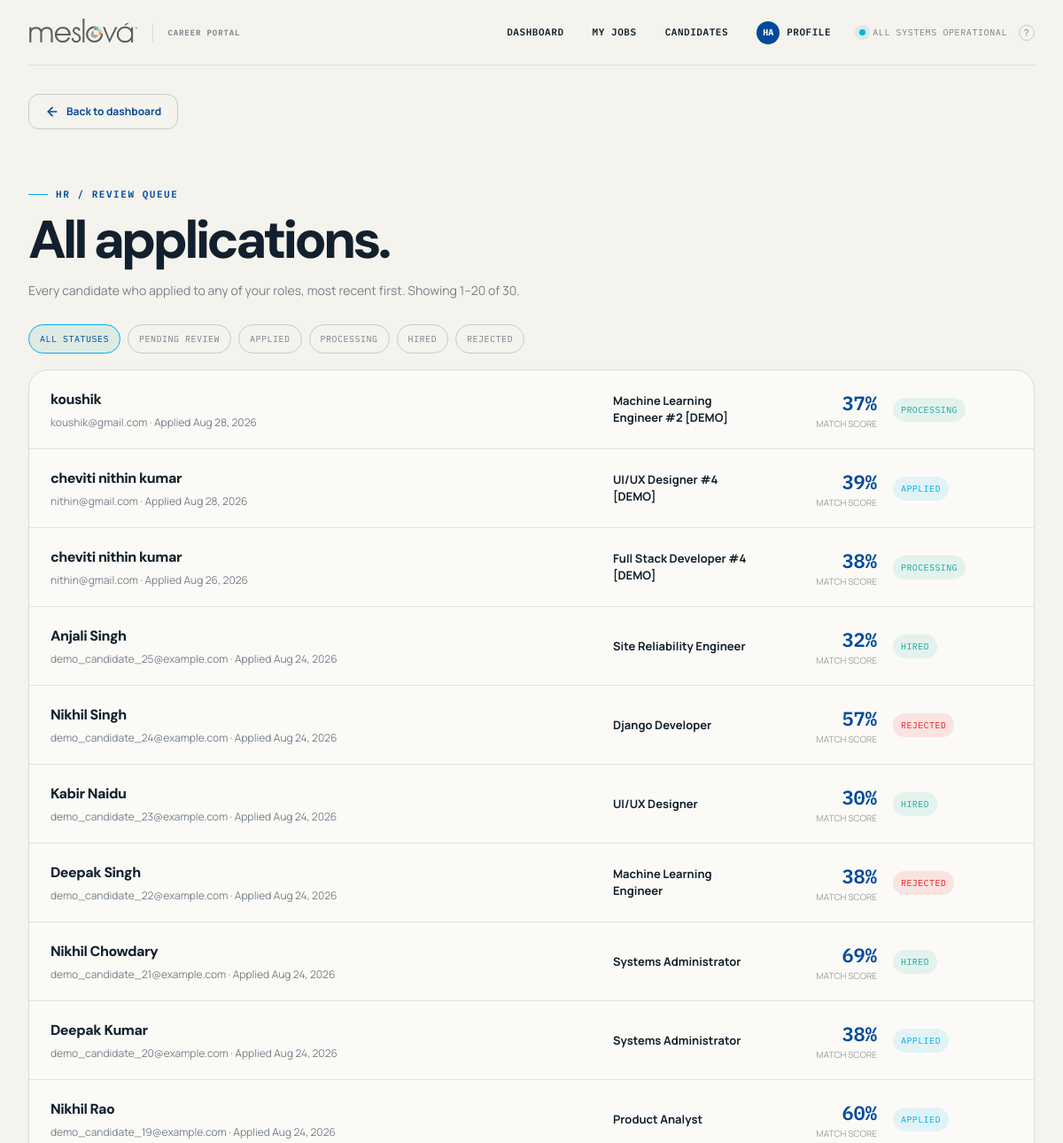
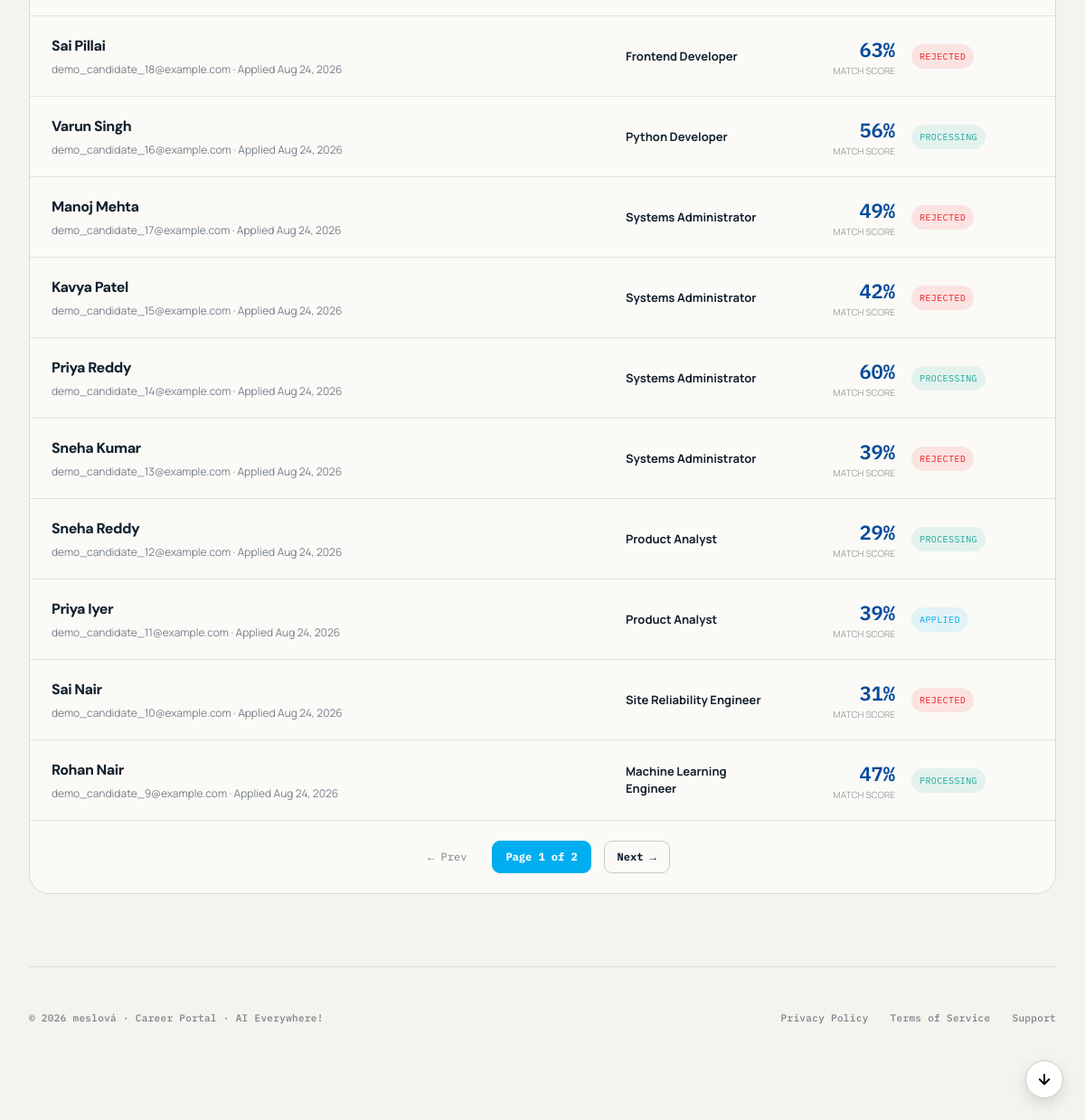
The app's page /hr/applications/ (signed in) with its own data (2 pictures, top to bottom).
### screening/models.py (models this page shows, shortened)
class Application(models.Model):
    STATUS_CHOICES = (
        ('applied', 'Applied'),
        ('processing', 'Processing'),
        ('rejected', 'Rejected'),
        ('hired', 'Hired'),
    )
    job = models.ForeignKey(Job, on_delete=models.CASCADE, related_name='applications')
    candidate = models.ForeignKey(UserProfile, on_delete=models.CASCADE, related_name='applications')
    resume = models.FileField(upload_to='application_resumes/')
    cover_letter = models.TextField(blank=True, null=True)
    match_score = models.FloatField(default=0.0)
    match_details = models.JSONField(blank=True, null=True)
    status = models.CharField(max_length=30, choices=STATUS_CHOICES, default='applied')
    applied_at = models.DateTimeField(auto_now_add=True)
    updated_at = models.DateTimeField(auto_now=True)

class UserProfile(models.Model):
    ROLE_CHOICES = (
        ('hr', 'HR / Recruiter'),
        ('candidate', 'Job Candidate'),
    )
    user = models.OneToOneField(User, on_delete=models.CASCADE, related_name='profile')
    role = models.CharField(max_length=20, choices=ROLE_CHOICES, default='candidate')
    company_name = models.CharField(max_length=255, blank=True, null=True)
    department = models.CharField(max_length=255, blank=True, null=True)
    headline = models.CharField(max_length=255, blank=True, null=True)
    bio = models.TextField(blank=True, null=True)
    skills = models.TextField(blank=True, null=True, help_text="Comma-separated skills")
    experience_years = models.FloatField(default=0.0)
    resume = models.FileField(upload_to='resumes/', blank=True, null=True)
    profile_picture = models.ImageField(upload_to='profile_pics/', blank=True, null=True)
    search_appearances = models.IntegerField(default=0)
    recruiter_actions = models.IntegerField(default=0)
    email_notifications_enabled = models.BooleanField(default=True)
    created_at = models.DateTimeField(auto_now_add=True)
    def get_completion_percentage(self):
        score = 40
        if self.role == 'hr':
            if self.company_name: score += 20
            if self.department: score += 20
            if self.profile_picture: score += 20
        else:
            if self.headline: score += 15
            if self.skills: score += 15
            if self.resume: score += 15
            if self.employment.exists(): score += 15
        return min(score, 100)

class Job(models.Model):
    STATUS_CHOICES = (
        ('open', 'Open'),
        ('closed', 'Closed'),
    )
    title = models.CharField(max_length=255)
    company = models.CharField(max_length=255)
    description = models.TextField()
    requirements = models.TextField(help_text="Key skills and requirements for matcher pipeline")
    location = models.CharField(max_length=255, blank=True, null=True)
    salary_range = models.CharField(max_length=100, blank=True, null=True)
    posted_by = models.ForeignKey(User, on_delete=models.CASCADE, related_name='posted_jobs')
    status = models.CharField(max_length=20, choices=STATUS_CHOICES, default='open')
    created_at = models.DateTimeField(auto_now_add=True)
    is_demo = models.BooleanField(default=False)

### screening/views.py (the view)
# urls.py: path("hr/applications/", views.all_applications, name="all_applications"),
def all_applications(request):
    denial = _require_role(request, 'hr')
    if denial:
        return denial
    applications = Application.objects.filter(job__posted_by=request.user).select_related('candidate__user', 'job').order_by('-applied_at')
    status_filter = request.GET.get('status', '').strip()
    if status_filter == 'pending':
        applications = applications.filter(status__in=['applied', 'processing'])
    elif status_filter in dict(Application.STATUS_CHOICES):
        applications = applications.filter(status=status_filter)
    paginator = Paginator(applications, 20)
    page_obj = paginator.get_page(request.GET.get('page'))
    return render(request, 'screening/all_applications.html', {
        'applications': page_obj,
        'page_obj': page_obj,
        'status_filter': status_filter,
        'total_count': applications.count(),
    })

### screening/views.py (called while the page is built)
def _require_role(request, role):
    if not request.user.is_authenticated:
        return redirect('login')
    try:
        if request.user.profile.role != role:
            return redirect('candidate_dashboard' if role == 'hr' else 'hr_dashboard')
    except UserProfile.DoesNotExist:
        return redirect('landing')
    return None

### screening/templates/screening/all_applications.html (shortened to what this page needs)
{% extends "screening/base.html" %}
{% block content %}
<a href="{% url 'hr_dashboard' %}" class="btn-back">
  <svg viewBox="0 0 24 24" fill="none" stroke="currentColor" stroke-width="2.5" stroke-linecap="round" stroke-linejoin="round"><line x1="19" y1="12" x2="5" y2="12"></line><polyline points="12 19 5 12 12 5"></polyline></svg>
  Back to dashboard
</a>
<section class="page-head">
  <div>
    <span class="eyebrow">HR / Review queue</span>
    <h1>All applications.</h1>
    <p>Every candidate who applied to any of your roles, most recent first.{% if page_obj.paginator.count %} Showing {{ page_obj.start_index }}&ndash;{{ page_obj.end_index }} of {{ page_obj.paginator.count }}.{% endif %}</p>
  </div>
</section>
<div class="filters">
  <a class="filter {% if not status_filter %}active{% endif %}" href="{% url 'all_applications' %}">All statuses</a>
  <a class="filter {% if status_filter == 'pending' %}active{% endif %}" href="?status=pending">Pending review</a>
  <a class="filter {% if status_filter == 'applied' %}active{% endif %}" href="?status=applied">Applied</a>
  <a class="filter {% if status_filter == 'processing' %}active{% endif %}" href="?status=processing">Processing</a>
  <a class="filter {% if status_filter == 'hired' %}active{% endif %}" href="?status=hired">Hired</a>
  <a class="filter {% if status_filter == 'rejected' %}active{% endif %}" href="?status=rejected">Rejected</a>
</div>
<div class="applicant-list">
  {% if applications %}
    {% for application in applications %}
      <a class="applicant-row" href="{% url 'application_detail' application.id %}">
        <div>
          <div class="candidate-name">{{ application.candidate.user.get_full_name|default:application.candidate.user.username }}</div>
          <div class="candidate-sub">{{ application.candidate.user.email }} &middot; Applied {{ application.applied_at|date:"M d, Y" }}</div>
        </div>
        <div class="job-title-col">{{ application.job.title }}</div>
        <div class="score-box"><div class="score-number{% if application.match_details.error %} flagged{% endif %}">{{ application.match_score|floatformat:0 }}%</div><div class="score-label">{% if application.match_details.error %}screening error{% else %}match score{% endif %}</div></div>
        <div class="status-wrap"><span class="status status-{{ application.status }}">{{ application.get_status_display }}</span></div>
      </a>
    {% endfor %}
    {% if page_obj.paginator.num_pages > 1 %}
    <nav class="pagination" aria-label="Application list pages">
      {% if page_obj.has_previous %}<a href="?{% if status_filter %}status={{ status_filter }}&{% endif %}page={{ page_obj.previous_page_number }}">&larr; Prev</a>{% else %}<span class="disabled">&larr; Prev</span>{% endif %}
      <span class="current">Page {{ page_obj.number }} of {{ page_obj.paginator.num_pages }}</span>
      {% if page_obj.has_next %}<a href="?{% if status_filter %}status={{ status_filter }}&{% endif %}page={{ page_obj.next_page_number }}">Next &rarr;</a>{% else %}<span class="disabled">Next &rarr;</span>{% endif %}
    </nav>
    {% endif %}
  {% else %}<div class="empty"><strong>No applications in this view.</strong>Once candidates apply to your roles, they will show up here.</div>{% endif %}
</div>
{% endblock %}

### screening/templates/screening/base.html (shortened to what this page needs)
<!DOCTYPE html>
<html lang="en">
<head>
</head>
<body>
<div class="site-shell {% if request.resolver_match.url_name == 'login' or request.resolver_match.url_name == 'register' or 'password_reset' in request.resolver_match.url_name %}auth-shell{% endif %}">
<div class="wrap">
  {% if request.resolver_match.url_name != 'login' and request.resolver_match.url_name != 'register' and 'password_reset' not in request.resolver_match.url_name %}
  <header class="top">
    {% load static %}
    <a class="brand-lockup" href="{% url 'landing' %}" aria-label="meslová home" style="display: flex; align-items: center; gap: 12px; text-decoration: none;">
      <img src="{% static 'images/meslova-logo.png' %}" alt="meslová logo" style="height: 70px; width: auto; filter: invert(0.15) contrast(1.2);">
      <span style="font-family: var(--mono); font-size: 9px; font-weight: 600; color: var(--muted); letter-spacing: 0.1em; text-transform: uppercase;">Career Portal</span>
    </a>
    <div class="top-status">
      {% if not user.is_authenticated %}
        <a href="{% url 'login' %}" class="nav-link {% if request.resolver_match.url_name == 'login' %}active{% endif %}">LOGIN</a>
        <a href="{% url 'register' %}" class="nav-link {% if request.resolver_match.url_name == 'register' %}active{% endif %}">REGISTRATION</a>
      {% else %}
        {% if user.profile.role == 'hr' %}
          <a href="{% url 'hr_dashboard' %}" class="nav-link {% if request.resolver_match.url_name == 'hr_dashboard' %}active{% endif %}">DASHBOARD</a>
          <a href="{% url 'my_jobs' %}" class="nav-link ">MY JOBS</a>
          <a href="{% url 'talent_pool' %}" class="nav-link {% if request.resolver_match.url_name == 'talent_pool' or request.resolver_match.url_name == 'candidate_directory_profile' %}active{% endif %}">CANDIDATES</a>
        {% endif %}
        <div class="profile-menu-container" style="position: relative; display: inline-block; margin-right: 24px;">
          <button id="profileDropdownBtn" onclick="toggleProfileDropdown()" style="background: none; border: none; cursor: pointer; display: flex; align-items: center; gap: 8px; font: inherit; color: var(--ink); padding: 0;">
            {% if user.profile.profile_picture %}
              <img src="{{ user.profile.profile_picture.url }}" alt="Profile" style="width: 26px; height: 26px; border-radius: 50%; object-fit: cover; border: 1px solid var(--line-strong);">
            {% else %}
              <div style="width: 26px; height: 26px; border-radius: 50%; background: var(--brand-blue); color: white; display: grid; place-items: center; font-size: 10px; font-weight: 700;">{{ user.username|slice:":2"|upper }}</div>
            {% endif %}
            <span style="font-weight: 600; font-size: 11px; letter-spacing: 0.05em;">PROFILE</span>
          </button>
        </div>
      {% endif %}
      <span style="display:inline-flex; align-items:center; gap:8px; color:var(--muted); font-family:var(--mono); font-size:10px; letter-spacing:.06em; text-transform:uppercase;">
        <span style="width:7px; height:7px; border-radius:50%; background:var(--teal); box-shadow:0 0 0 5px rgba(24,169,153,.12);"></span>
        ALL SYSTEMS OPERATIONAL
        <a href="{% url 'support' %}" class="help" title="Help &amp; Support" aria-label="Help &amp; Support">?</a>
      </span>
    </div>
  </header>
  {% endif %}
  {% block content %}{% endblock %}
  {% if request.resolver_match.url_name != 'login' and request.resolver_match.url_name != 'register' and 'password_reset' not in request.resolver_match.url_name %}
  <footer style="display: flex; justify-content: space-between; align-items: center; padding: 48px 0; border-top: 1px solid var(--line); margin-top: 80px; color: var(--muted); font-size: 11px; font-weight: 500;">
    <span>&copy; 2026 meslová &middot; Career Portal &middot; AI Everywhere!</span>
    <div style="display: flex; gap: 24px;">
      <a href="{% url 'privacy_policy' %}" style="color: var(--muted); text-decoration: none;">Privacy Policy</a>
      <a href="{% url 'terms_of_service' %}" style="color: var(--muted); text-decoration: none;">Terms of Service</a>
      <a href="{% url 'support' %}" style="color: var(--muted); text-decoration: none;">Support</a>
    </div>
  </footer>
  {% endif %}
</div>
</div>
<button id="scrollBottomBtn" onclick="window.scrollTo({top: document.body.scrollHeight, behavior: 'smooth'})" aria-label="Scroll to bottom" title="Scroll to bottom" style="position: fixed; right: 24px; bottom: 24px; width: 42px; height: 42px; border-radius: 50%; background: #fff; border: 1px solid var(--line-strong); box-shadow: 0 6px 16px rgba(0,0,0,0.12); display: none; align-items: center; justify-content: center; cursor: pointer; z-index: 500; transition: opacity 0.15s ease;">
  <svg width="18" height="18" viewBox="0 0 24 24" fill="none" stroke="currentColor" stroke-width="2.5" stroke-linecap="round" stroke-linejoin="round"><line x1="12" y1="5" x2="12" y2="19"></line><polyline points="19 12 12 19 5 12"></polyline></svg>
</button>
</body>
</html>

### screening/templates/screening/base.html (style rules this page uses)
:root { --canvas: #f5f3ed; --canvas-raised: #fbfaf7; --ink: #12202d; --ink-soft: #263745; --muted: #77818a; --subtle: #9aa09f; --line: #dadbd4; --line-strong: #c7cbc6; --brand-blue: #004A99; --brand-cyan: #00AEEF; --brand-yellow: #FFD200; --brand-orange: #F7941E; --brand-red: #ED1C24; --brand-gray: #4A4A4A; --teal: var(--brand-cyan); --teal-deep: var(--brand-blue); --amber: var(--brand-orange); --panel: #13242e; --amber-soft: rgba(247, 148, 30, 0.12); --panel-raised: #1b323d; --red-flag: #bd614c; --mono: "IBM Plex Mono", "SFMono-Regular", Menlo, Consolas, monospace; --sans: "Manrope", -apple-system, BlinkMacSystemFont, "Segoe UI", sans-serif; --display: "DM Sans", var(--sans); --ease-out: cubic-bezier(.23,1,.32,1); }
* { box-sizing: border-box; }
html { scroll-behavior: smooth; }
body { margin: 0; background: var(--canvas); color: var(--ink); font-family: var(--sans); line-height: 1.5; }
a { color: inherit; }
button, input { font: inherit; }
button, a, input { -webkit-tap-highlight-color: transparent; }
.site-shell { min-height: 100vh; overflow: hidden; }
.wrap { max-width: 1240px; margin: 0 auto; padding: 0 32px 56px; }
header.top { display:flex; align-items:center; justify-content:space-between; min-height:74px; border-bottom:1px solid rgba(218,219,212,.9); }
.brand-lockup { display:inline-flex; align-items:center; gap:12px; text-decoration:none; }
.top-status { display:inline-flex; align-items:center; gap:8px; color:var(--muted); font-family:var(--mono); font-size:10px; letter-spacing:.06em; text-transform:uppercase; }
.top-status .help { width:18px; height:18px; display:grid; place-items:center; margin-left:5px; border:1px solid var(--line-strong); border-radius:50%; font-family:var(--sans); font-size:11px; color:inherit; text-decoration:none; cursor:pointer; transition: all 0.15s ease; }
.eyebrow { display:flex; align-items:center; gap:9px; color:var(--teal-deep); font-family:var(--mono); font-size:11px; font-weight:600; letter-spacing:.14em; line-height:1.3; text-transform:uppercase; }
.eyebrow::before { content:""; width:22px; height:1px; background:var(--teal); }
h1 { margin: 0; font-family:var(--display); font-size:clamp(1.6rem, 3vw, 2.2rem); font-weight:800; letter-spacing:-.065em; line-height:1.02; }
h2, h3, p { margin-top:0; }
footer { display:flex; justify-content:space-between; gap:20px; margin-top:70px; padding-top:18px; border-top:1px solid rgba(218,219,212,.9); color:var(--subtle); font-family:var(--mono); font-size:10px; letter-spacing:.03em; }
.btn-back { display: inline-flex; align-items: center; gap: 8px; padding: 10px 18px; border: 1px solid var(--line-strong); border-radius: 12px; color: var(--brand-blue); text-decoration: none; font-weight: 700; font-size: 12px; margin-top: 32px; margin-bottom: 8px; background: transparent; transition: all 0.2s var(--ease-out); }
.btn-back svg { width: 16px; height: 16px; transition: transform 0.2s var(--ease-out); }
.nav-link { text-decoration: none; margin-right: 24px; color: var(--ink); font-weight: 600; font-size: 11px; letter-spacing: 0.05em; display: flex; align-items: center; gap: 8px; transition: all 0.2s var(--ease-out); position: relative; padding: 4px 0; }
.nav-link::after { content: ""; position: absolute; bottom: 0; left: 0; width: 0; height: 2px; background: var(--brand-cyan); transition: width 0.2s var(--ease-out); }

### records on screen
Application: candidate.user.get_full_name "koushik", candidate.user.email "koushik@gmail.com", applied_at "Aug 28, 2026", job "Machine Learning Engineer #2 [DEMO]", match_score "37", shows "MATCH SCORE", status "PROCESSING"
Application: candidate.user.get_full_name "cheviti nithin kumar", candidate.user.email "nithin@gmail.com", applied_at "Aug 28, 2026", job "UI/UX Designer #4 [DEMO]", match_score "39", shows "MATCH SCORE", status "APPLIED"
Application: candidate.user.get_full_name "cheviti nithin kumar", candidate.user.email "nithin@gmail.com", applied_at "Aug 26, 2026", job "Full Stack Developer #4 [DEMO]", match_score "38", shows "MATCH SCORE", status "PROCESSING"
Application: candidate.user.get_full_name "Anjali Singh", candidate.user.email "demo_candidate_25@example.com", applied_at "Aug 24, 2026", job "Site Reliability Engineer", match_score "32", shows "MATCH SCORE", status "HIRED"
Application: candidate.user.get_full_name "Nikhil Singh", candidate.user.email "demo_candidate_24@example.com", applied_at "Aug 24, 2026", job "Django Developer", match_score "57", shows "MATCH SCORE", status "REJECTED"
Application: candidate.user.get_full_name "Kabir Naidu", candidate.user.email "demo_candidate_23@example.com", applied_at "Aug 24, 2026", job "UI/UX Designer", match_score "30", shows "MATCH SCORE", status "HIRED"
Application: candidate.user.get_full_name "Deepak Singh", candidate.user.email "demo_candidate_22@example.com", applied_at "Aug 24, 2026", job "Machine Learning Engineer", match_score "38", shows "MATCH SCORE", status "REJECTED"
Application: candidate.user.get_full_name "Nikhil Chowdary", candidate.user.email "demo_candidate_21@example.com", applied_at "Aug 24, 2026", job "Systems Administrator", match_score "69", shows "MATCH SCORE", status "HIRED"
Application: candidate.user.get_full_name "Deepak Kumar", candidate.user.email "demo_candidate_20@example.com", applied_at "Aug 24, 2026", job "Systems Administrator", match_score "38", shows "MATCH SCORE", status "APPLIED"
Application: candidate.user.get_full_name "Nikhil Rao", candidate.user.email "demo_candidate_19@example.com", applied_at "Aug 24, 2026", job "Product Analyst", match_score "60", shows "MATCH SCORE", status "APPLIED"
Application: candidate.user.get_full_name "Sai Pillai", candidate.user.email "demo_candidate_18@example.com", applied_at "Aug 24, 2026", job "Frontend Developer", match_score "63", shows "MATCH SCORE", status "REJECTED"
Application: candidate.user.get_full_name "Varun Singh", candidate.user.email "demo_candidate_16@example.com", applied_at "Aug 24, 2026", job "Python Developer", match_score "56", shows "MATCH SCORE", status "PROCESSING"
Application: candidate.user.get_full_name "Manoj Mehta", candidate.user.email "demo_candidate_17@example.com", applied_at "Aug 24, 2026", job "Systems Administrator", match_score "49", shows "MATCH SCORE", status "REJECTED"
Application: candidate.user.get_full_name "Kavya Patel", candidate.user.email "demo_candidate_15@example.com", applied_at "Aug 24, 2026", job "Systems Administrator", match_score "42", shows "MATCH SCORE", status "REJECTED"
Application: candidate.user.get_full_name "Priya Reddy", candidate.user.email "demo_candidate_14@example.com", applied_at "Aug 24, 2026", job "Systems Administrator", match_score "60", shows "MATCH SCORE", status "PROCESSING"
Application: candidate.user.get_full_name "Sneha Kumar", candidate.user.email "demo_candidate_13@example.com", applied_at "Aug 24, 2026", job "Systems Administrator", match_score "39", shows "MATCH SCORE", status "REJECTED"
Application: candidate.user.get_full_name "Sneha Reddy", candidate.user.email "demo_candidate_12@example.com", applied_at "Aug 24, 2026", job "Product Analyst", match_score "29", shows "MATCH SCORE", status "PROCESSING"
Application: candidate.user.get_full_name "Priya Iyer", candidate.user.email "demo_candidate_11@example.com", applied_at "Aug 24, 2026", job "Product Analyst", match_score "39", shows "MATCH SCORE", status "APPLIED"
Application: candidate.user.get_full_name "Sai Nair", candidate.user.email "demo_candidate_10@example.com", applied_at "Aug 24, 2026", job "Site Reliability Engineer", match_score "31", shows "MATCH SCORE", status "REJECTED"
Application: candidate.user.get_full_name "Rohan Nair", candidate.user.email "demo_candidate_9@example.com", applied_at "Aug 24, 2026", job "Machine Learning Engineer", match_score "47", shows "MATCH SCORE", status "PROCESSING"

### other values on screen
{{ user.username|slice:":2"|upper }} "HA"
{{ page_obj.start_index }} "1"
{{ page_obj.end_index }} "20"
{{ page_obj.paginator.count }} "30"
{{ page_obj.number }} "1"
{{ page_obj.paginator.num_pages }} "2"
